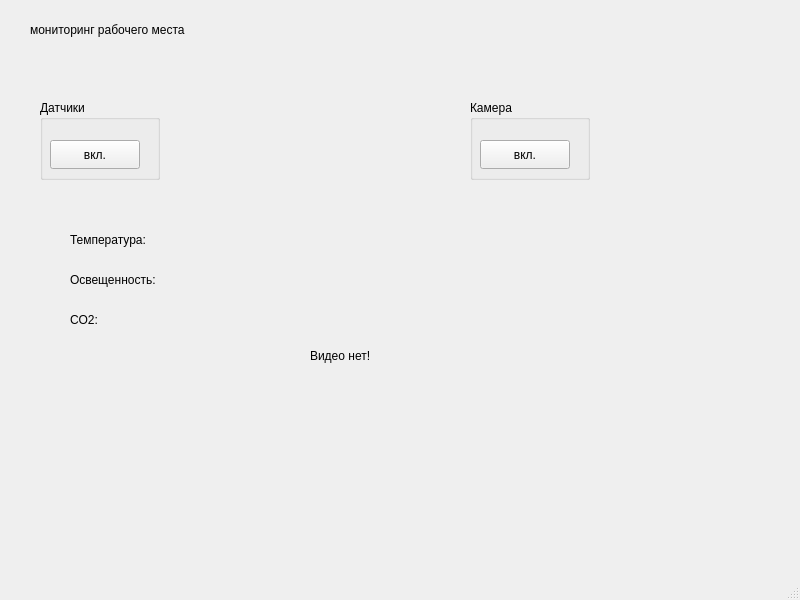
<?xml version="1.0" encoding="UTF-8"?>
<ui version="4.0">
 <class>MainWindow</class>
 <widget class="QMainWindow" name="MainWindow">
  <property name="geometry">
   <rect>
    <x>0</x>
    <y>0</y>
    <width>800</width>
    <height>600</height>
   </rect>
  </property>
  <property name="windowTitle">
   <string>MainWindow</string>
  </property>
  <widget class="QWidget" name="centralwidget">
   <widget class="QLabel" name="label">
    <property name="geometry">
     <rect>
      <x>30</x>
      <y>20</y>
      <width>201</width>
      <height>20</height>
     </rect>
    </property>
    <property name="text">
     <string>мониторинг рабочего места</string>
    </property>
   </widget>
   <widget class="QGroupBox" name="groupBox">
    <property name="geometry">
     <rect>
      <x>40</x>
      <y>100</y>
      <width>120</width>
      <height>80</height>
     </rect>
    </property>
    <property name="title">
     <string>Датчики</string>
    </property>
    <widget class="QPushButton" name="pushButton">
     <property name="geometry">
      <rect>
       <x>10</x>
       <y>40</y>
       <width>90</width>
       <height>29</height>
      </rect>
     </property>
     <property name="text">
      <string>вкл.</string>
     </property>
    </widget>
   </widget>
   <widget class="QGroupBox" name="groupBox_2">
    <property name="geometry">
     <rect>
      <x>470</x>
      <y>100</y>
      <width>120</width>
      <height>80</height>
     </rect>
    </property>
    <property name="title">
     <string>Камера</string>
    </property>
    <widget class="QPushButton" name="pushButton_2">
     <property name="geometry">
      <rect>
       <x>10</x>
       <y>40</y>
       <width>90</width>
       <height>29</height>
      </rect>
     </property>
     <property name="text">
      <string>вкл.</string>
     </property>
    </widget>
   </widget>
   <widget class="QLabel" name="temperatureLabel">
    <property name="geometry">
     <rect>
      <x>70</x>
      <y>230</y>
      <width>111</width>
      <height>20</height>
     </rect>
    </property>
    <property name="text">
     <string>Температура:</string>
    </property>
   </widget>
   <widget class="QLabel" name="lightLabel">
    <property name="geometry">
     <rect>
      <x>70</x>
      <y>270</y>
      <width>111</width>
      <height>20</height>
     </rect>
    </property>
    <property name="text">
     <string>Освещенность:</string>
    </property>
   </widget>
   <widget class="QLabel" name="CO2Label">
    <property name="geometry">
     <rect>
      <x>70</x>
      <y>310</y>
      <width>111</width>
      <height>20</height>
     </rect>
    </property>
    <property name="text">
     <string>CO2:</string>
    </property>
   </widget>
   <widget class="QLabel" name="cameraLabel">
    <property name="geometry">
     <rect>
      <x>310</x>
      <y>240</y>
      <width>281</width>
      <height>231</height>
     </rect>
    </property>
    <property name="text">
     <string>Видео нет!</string>
    </property>
   </widget>
  </widget>
  <widget class="QMenuBar" name="menubar">
   <property name="geometry">
    <rect>
     <x>0</x>
     <y>0</y>
     <width>800</width>
     <height>25</height>
    </rect>
   </property>
  </widget>
  <widget class="QStatusBar" name="statusbar"/>
 </widget>
 <resources/>
 <connections/>
</ui>
